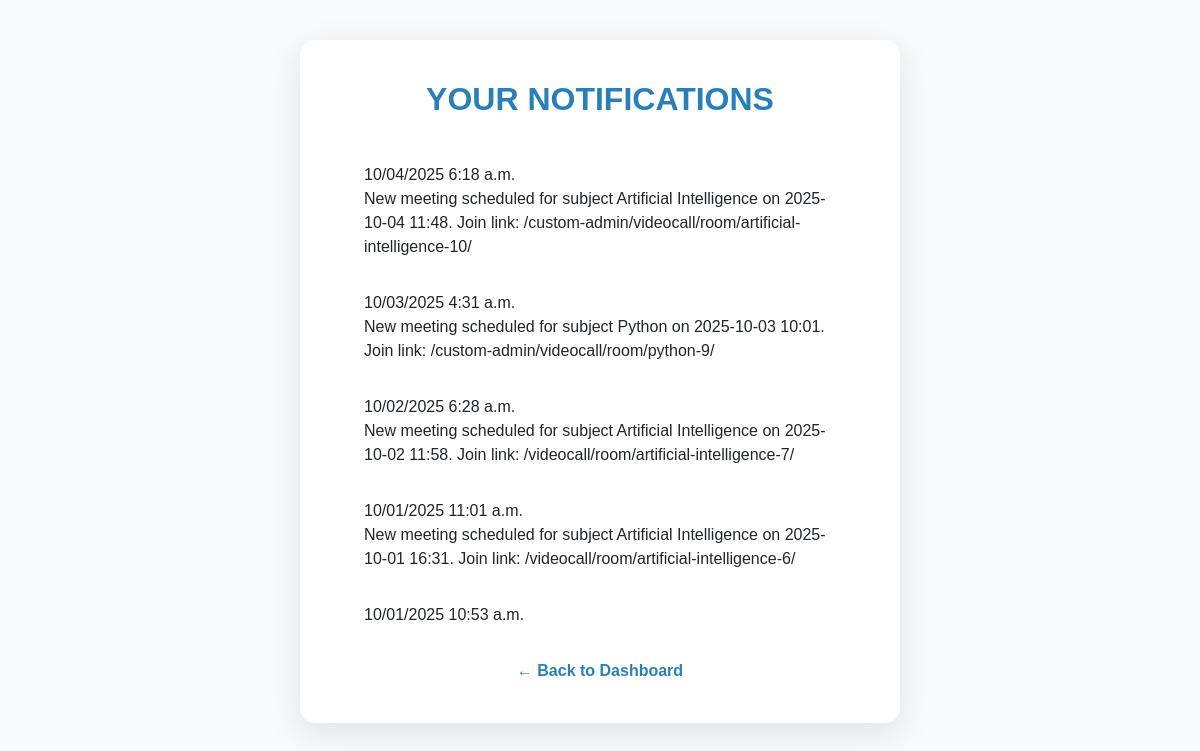
/notifications/ (signed in), run on an earlier commit of the app's database.
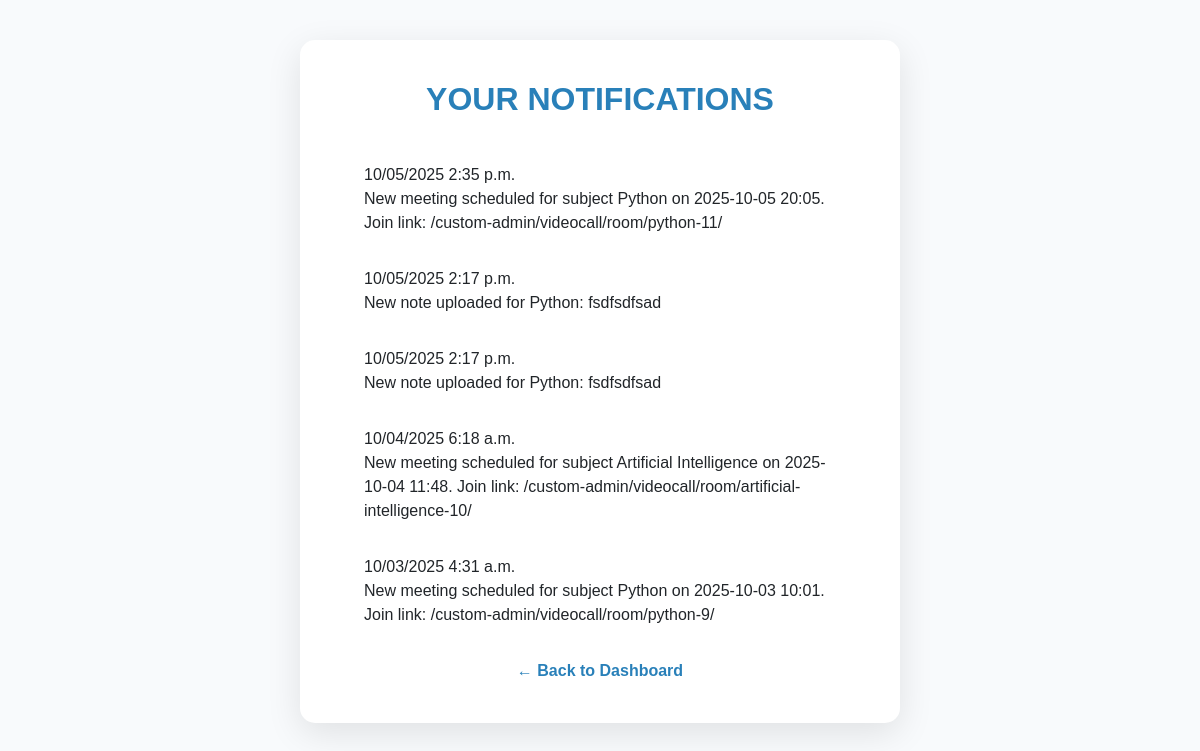
And on a later commit of the database.
### main/models.py (models this page shows, shortened)
class Notification(models.Model):
    recipient = models.ForeignKey(User, on_delete=models.CASCADE)
    message = models.TextField()
    created_at = models.DateTimeField(default=timezone.now)
    read = models.BooleanField(default=False)

### main/views.py (the view)
# urls.py: path('notifications/', views.notifications, name='notifications'),
@login_required
def notifications(request):
    user_notifications = Notification.objects.filter(recipient=request.user).order_by('-created_at')
    return render(request, 'main/notifications.html', {'notifications': user_notifications})

### main/templates/main/notifications.html (shortened to what this page needs)
{% load static %}
<!DOCTYPE html>
<html lang="en">
<head>
  <link href="https://cdn.jsdelivr.net/npm/bootstrap@5.3.0/dist/css/bootstrap.min.css" rel="stylesheet"/>
</head>
<body>
  <div class="container" role="main">
    <h1>Your Notifications</h1>
    {% if notifications %}
      <ul class="list-group">
        {% for note in notifications %}
          <li class="list-group-item">
            <div class="time-text">{{ note.created_at|date:"SHORT_DATETIME_FORMAT" }}</div>
            <div>{{ note.message }}</div>
          </li>
        {% endfor %}
      </ul>
    {% else %}
      <div class="no-notifications">No notifications.</div>
    {% endif %}
    <a href="{% url 'student_dashboard' %}" class="back-link" aria-label="Back to Dashboard">← Back to Dashboard</a>
  </div>
</body>
</html>

What changed in the data, as far as the page shows it:
no longer on this page (row unchanged): Notification: created_at "10/02/2025 6:28 a.m.", message "New meeting scheduled for subject Artificial Intelligence on 2025-10-02 11:58. Join link: /videocall/room/artificial-intelligence-7/"
no longer on this page (row unchanged): Notification: created_at "10/01/2025 11:01 a.m.", message "New meeting scheduled for subject Artificial Intelligence on 2025-10-01 16:31. Join link: /videocall/room/artificial-intelligence-6/"
no longer on this page (row unchanged): Notification: created_at "10/01/2025 10:53 a.m."
added Notification: created_at "10/05/2025 2:35 p.m.", message "New meeting scheduled for subject Python on 2025-10-05 20:05. Join link: /custom-admin/videocall/room/python-11/"
added Notification: created_at "10/05/2025 2:17 p.m.", message "New note uploaded for Python: fsdfsdfsad"
added Notification: created_at "10/05/2025 2:17 p.m.", message "New note uploaded for Python: fsdfsdfsad"
